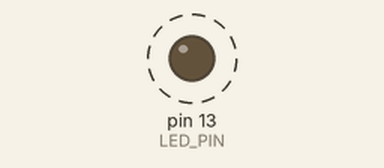
Bench run of a sketch on a simulated Arduino Uno, built with avr-gcc and run on an emulated ATmega328P. Shown: output pins drawn as LEDs (lit = HIGH). Dashed ring = blinking. What the sketch prints to the serial monitor is not drawn.

Above: at 0.5 s.
Timing chart, 0 to 4.6 s (numbered marks = the images above):
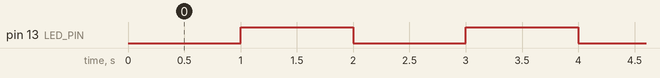

The sketch:

led_blink.ino
```cpp
/*
  Project: Arduino LED Blink QA System
  Board: Arduino Uno
  LED: Built-in LED on digital pin 13
  Behaviour: Toggle LED every 1000 ms without using delay().
*/

const uint8_t LED_PIN = 13;
const unsigned long BLINK_INTERVAL_MS = 1000;

unsigned long previousMillis = 0;
bool ledState = LOW;

void setup() {
  pinMode(LED_PIN, OUTPUT);
  digitalWrite(LED_PIN, ledState);
  Serial.begin(9600);
}

void loop() {
  const unsigned long now = millis();

  if (now - previousMillis >= BLINK_INTERVAL_MS) {
    previousMillis = now;
    ledState = !ledState;
    digitalWrite(LED_PIN, ledState);
    Serial.println(ledState ? "LED ON" : "LED OFF");
  }
}
```

Measured:
- by itself, pin 13 (LED_PIN): alternates HIGH for 1.0 s and LOW for 1.0 s
